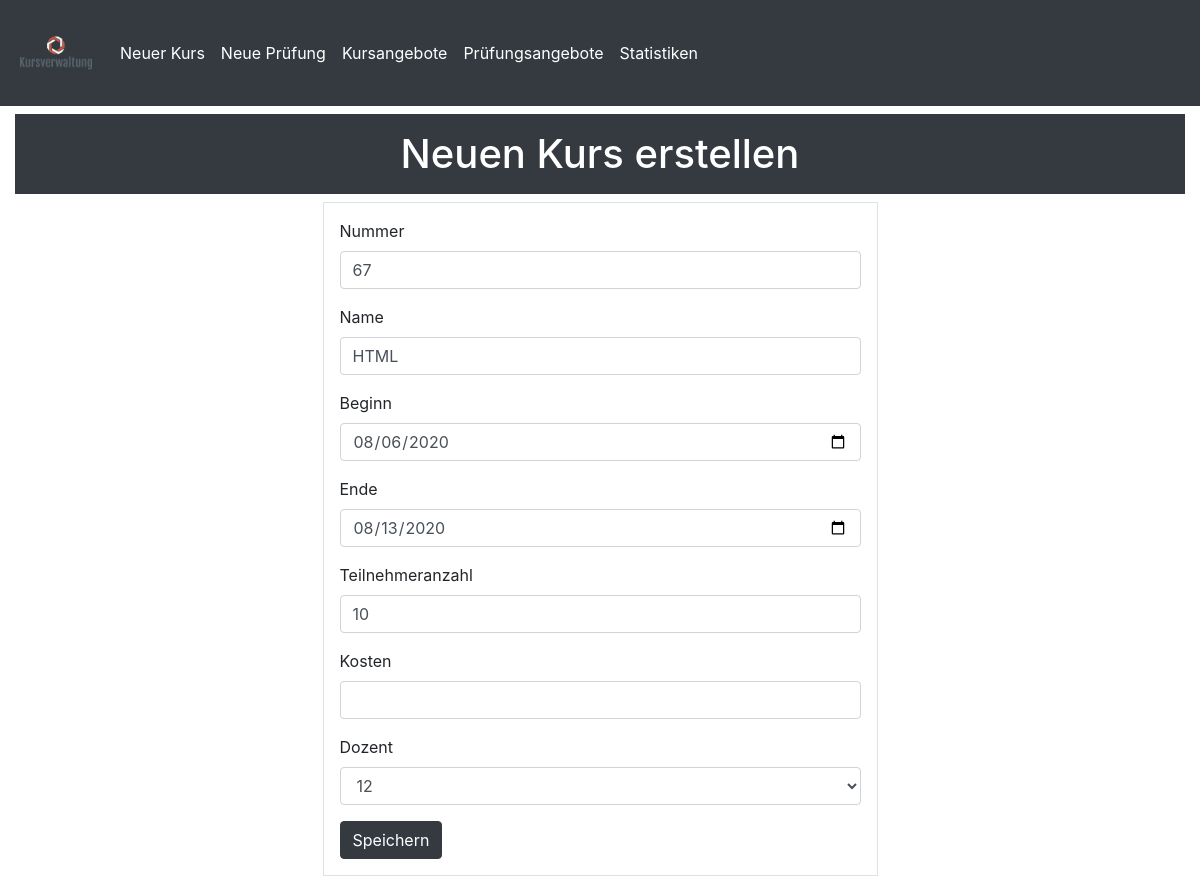
/admin/kEdite.php?id=67, run on the app's committed database.
### tables this page shows
CREATE TABLE `kurs` (
  `kursID` int(11) NOT NULL,
  `kursNummer` int(11) NOT NULL,
  `kursName` varchar(255) NOT NULL,
  `kursBeginn` date NOT NULL,
  `kursEnde` date NOT NULL,
  `teilnehmerAnzahl` int(11) NOT NULL,
  `dozentID` int(11) NOT NULL,
  `kosten` decimal(10,0) NOT NULL,
  `kursCreated` timestamp NOT NULL DEFAULT current_timestamp()
);

### class/database.php (called while the page is built, shortened)
<?php
class Database
{
  private $serverName = "localhost";
  private $userName = "root";
  private $password = "";
  private $dbName = "kursverwaltung";
  private $con;
  public function __construct()
  {
    $this->con = new mysqli($this->serverName, $this->userName, $this->password, $this->dbName);
  }
   public function read($table)
   {
     $sql="SELECT * FROM $table";
     $result = mysqli_query($this->con, $sql);
     while($row = mysqli_fetch_assoc($result))
      {
        $data[] = $row;
      }
       return $data;
    }
    public function find($table, $tabID, $id)
    {
        $id = filter_var($id,FILTER_VALIDATE_INT);
        $sql = "SELECT * FROM $table WHERE `$tabID`='$id' LIMIT 1 ";
        $result = mysqli_query($this->con,$sql);
        if(mysqli_query($this->con,$sql))
        {
            if (mysqli_num_rows($result) > 0)
            {
              return mysqli_fetch_assoc($result);
            }
            else
            {
                return false;
            }
        }
        else
        {
            return die("Error : ".mysqli_error($this->con));
        }
    }
}
 ?>

### admin/kEdite.php (the view, shortened to what this page needs)
<?php
include('incAdmin\header.php');
?>
<?php  $row = $db->find('kurs','kursID', $_GET['id']); ?>
<?php if(isset($_GET['id']) && is_numeric($_GET['id']) && $row):  ?>
<h1 class="text-center col-12 bg-dark py-3 text-white my-2">Neuen Kurs erstellen</h1>
<div class="col-md-6 offset-md-3">
  <form class="my-2 p-3 border" method="post" action="">
    <div class="form-group">
      <label for="inputNummer">Nummer</label>
      <input type="text" name="nummer" value="<?php echo $row['kursID']?>" class="form-control" id="inputNummer">
    </div>
    <div class="form-group">
      <label for="inputName">Name</label>
      <input type="text" name="name" value="<?php echo $row['kursName']?>" class="form-control" id="inputName">
    </div>
    <div class="form-group">
      <label for="inputBeginn">Beginn</label>
      <input type="date" name="beginn" value="<?php echo $row['kursBeginn']?>" class="form-control" id="inputBeginn">
    </div>
    <div class="form-group">
      <label for="inputEnde">Ende</label>
      <input type="date" name="ende" value="<?php echo $row['kursEnde']?>" class="form-control" id="inputEnde">
    </div>
    <div class="form-group">
      <label for="inputAnzahl">Teilnehmeranzahl</label>
      <input type="number" name="anzahl" value="<?php echo $row['teilnehmerAnzahl']?>" class="form-control" id="inputAnzahl">
    </div>
    <div class="form-group">
      <label for="inputKosten">Kosten</label>
      <input type="text" name="kosten" class="form-control" id="inputKosten">
    </div>
    <div class="form-group">
      <label for="Dozent">Dozent</label>
      <select name="dozent" class="form-control" >
        <?php foreach ($db->read('dozent') as $row): ?>
        <option><?php echo $row['dozentID'];?></option>
        <?php endforeach; ?>
      </select>
    </div>
    <button type="submit" name="submit" class=" btn btn-dark">Speichern</button>
  </form>
</div>
<?php  endif;  ?>

### data on the page
kurs: nummer "67", name "HTML", beginn "08/06/2020", ende "08/13/2020", anzahl "10"

### other printed values
form field dozent "12"
